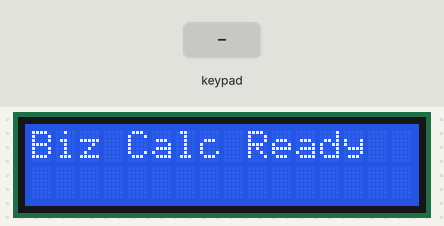
Recording of a sketch running on a simulated Arduino Mega 2560, built with avr-gcc and run on an emulated ATmega2560. Shown: 16×2 character LCD. The test bench sets the inputs (shaded band).

Above: at 0.1 s.
2.1 s: keypad keys 3 5 3 7 3 9 4 1 A pressed 0.4 s apart
At 6.2 s:
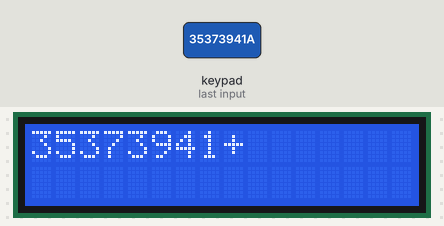
7.2 s: key '1' pressed
At 7.7 s:
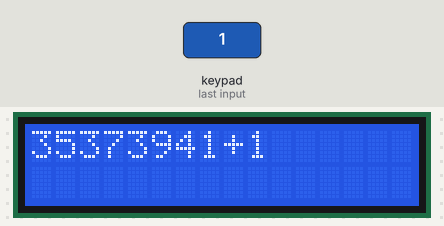
8.7 s: key '2' pressed
At 9.9 s:
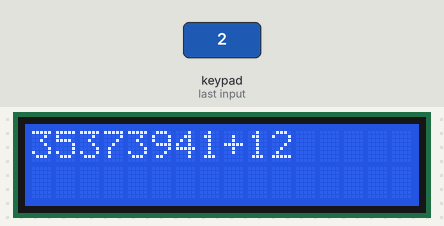
10.2 s: keypad keys 3 5 3 7 3 9 4 1 pressed 0.4 s apart
At 12.4 s:
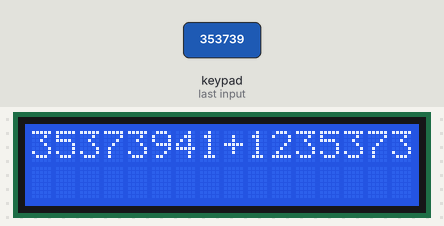
14.9 s: keypad keys 3 5 3 7 3 9 4 1 # pressed 0.4 s apart
At 19.3 s:
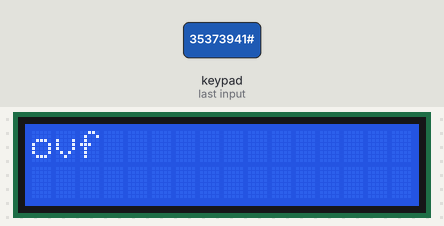
20.0 s: keypad keys 3 5 3 7 3 9 4 1 D pressed 0.4 s apart
At 24.5 s:
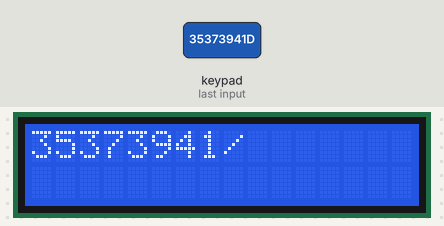
Timing chart, 0 to 26.0 s (numbered marks = the images above; inputs shaded):
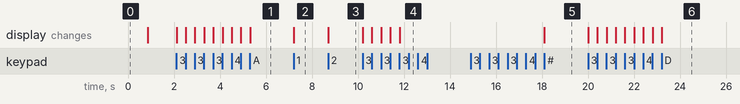

The sketch:

megacalculatorcode.ino
```cpp
#include <Keypad.h>
#include <LiquidCrystal.h>
#include <math.h>

// ===== LCD =====
LiquidCrystal lcd(8, 9, 4, 5, 6, 7);

// ===== Keypad =====
const byte ROWS = 4, COLS = 4;
char keys[ROWS][COLS] = {
  {'1','2','3','A'}, // A = +
  {'4','5','6','B'}, // B = -
  {'7','8','9','C'}, // C = *
  {'*','0','#','D'}  // D = /, * = clear, # = equals, √ handled separately
};
byte rowPins[ROWS] = {35, 37, 39, 41};
byte colPins[COLS] = {43, 45, 47, 49};
Keypad keypad(makeKeymap(keys), rowPins, colPins, ROWS, COLS);

// ===== State =====
String num1 = "";
String num2 = "";
char op = 0;
bool enteringSecond = false;
const int MAX_DIGITS = 11;

// ===== Overloaded calculation methods =====
float calc(float a, float b, char oper) {
  switch (oper) {
    case '+': return a + b;
    case '-': return a - b;
    case '*': return a * b;
    case '/': return (b != 0) ? a / b : NAN;
    default: return NAN;
  }
}

float calc(float a, char oper) { // unary op
  if (oper == 'R') { // sqrt
    return (a >= 0) ? sqrt(a) : NAN;
  }
  return NAN;
}

// ===== Helpers =====
void showLCD() {
  lcd.clear();
  lcd.setCursor(0, 0);
  lcd.print(num1);
  if (op) {
    lcd.print(op);
    lcd.print(num2);
  }
}

void doCalc() {
  if (op == 'R') { // sqrt mode
    if (num1.length() == 0) return;
    float a = num1.toFloat();
    float r = calc(a, 'R');
    lcd.clear();
    lcd.setCursor(0,0);
    if (isnan(r)) lcd.print("Error");
    else lcd.print(r, 6);
  }
  else {
    if (num1.length() == 0 || num2.length() == 0) return;
    float a = num1.toFloat();
    float b = num2.toFloat();
    float r = calc(a, b, op);
    lcd.clear();
    lcd.setCursor(0,0);
    if (isnan(r)) lcd.print("Error");
    else lcd.print(r, 6);
  }

  // reset for next calculation
  num1 = "";
  num2 = "";
  op = 0;
  enteringSecond = false;
}

// ===== Setup =====
void setup() {
  lcd.begin(16, 2);
  lcd.print("Biz Calc Ready");
  delay(800);
  lcd.clear();
}

// ===== Main Loop =====
void loop() {
  char k = keypad.getKey();
  if (!k) return;

  if ((k >= '0' && k <= '9') || k == '.') {
    String &target = enteringSecond ? num2 : num1;
    if (target.length() < MAX_DIGITS) {
      if (k == '.' && target.indexOf('.') != -1) return; // only one decimal
      target += k;
    }
  }
  else if (k == 'A' || k == 'B' || k == 'C' || k == 'D') {
    if (!enteringSecond && num1.length() > 0) {
      if (k == 'A') op = '+';
      else if (k == 'B') op = '-';
      else if (k == 'C') op = '*';
      else if (k == 'D') op = '/';
      enteringSecond = true;
    }
  }
  else if (k == '#') { // equals
    doCalc();
    return;
  }
  else if (k == '*') { // clear
    num1 = "";
    num2 = "";
    op = 0;
    enteringSecond = false;
  }
  else if (k == '-') { // if you map sqrt to a spare key, example
    if (!enteringSecond && num1.length() > 0) {
      op = 'R'; // sqrt
      doCalc();
      return;
    }
  }

  showLCD();
}
```

Measured:
- after the input at 2.1 s, the display: first changes at once (image 1 shows a later state)
- after the input at 7.2 s, the display: changes at once (image 2)
- after the input at 8.7 s, the display: changes at once (image 3)
- after the input at 10.2 s, the display: first changes at once (image 4 shows a later state)
- after the input at 14.9 s, the display: changes after 3.2 s (image 5)
- after the input at 20.0 s, the display: first changes at once (image 6 shows a later state)
